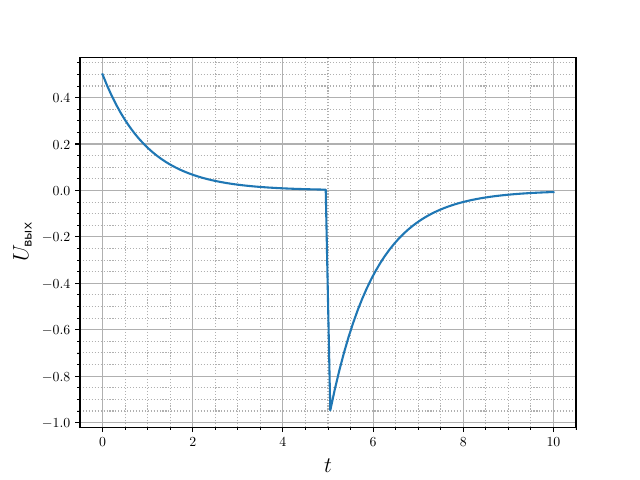

This chart was generated by the following Python code:
from pylab import *
from matplotlib import rc
rc('text', usetex=True)
rc('text.latex', preamble=[r'\usepackage[russian]{babel}',
                         r'\usepackage{amsmath}',
                        r'\usepackage{amssymb}'])
def U(t):
	E=1
	U0=0.5
	tau=5
	U=(E-U0)*heaviside(t,1)*exp(-t)-E*exp(-t+tau)*heaviside(t-tau,1)
	return U
t=linspace(0,10,100)
plot(t,U(t))
ylabel(r'$U_{\text{вых}}$',fontsize=16)
xlabel(r'$t$',fontsize=16)
grid(which='major', linestyle='-')
grid(which='minor', linestyle=':')
minorticks_on()
savefig('task4_out.pdf')
show()
